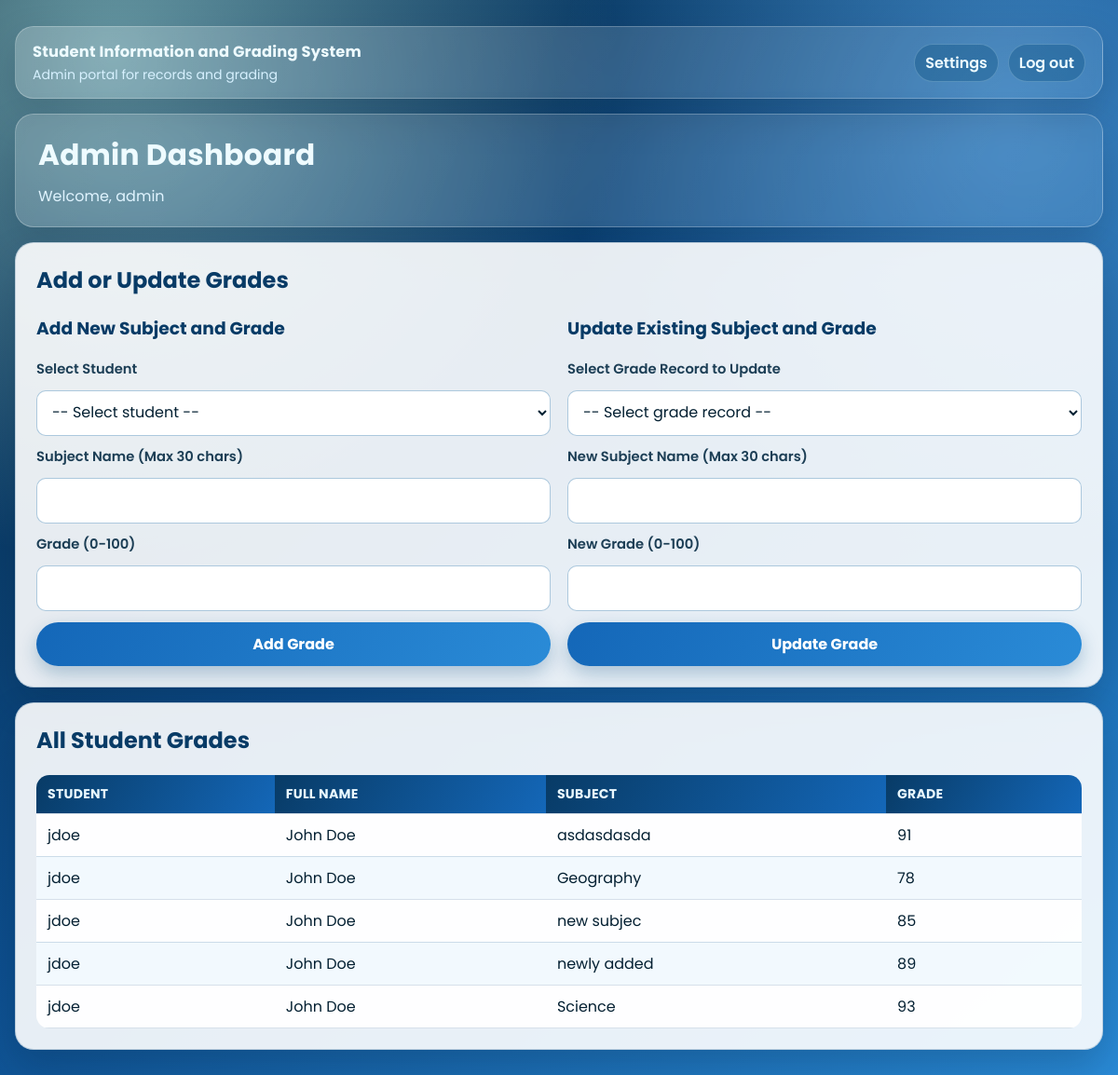
The page /dashboard.php (signed in) on the database as committed earlier.
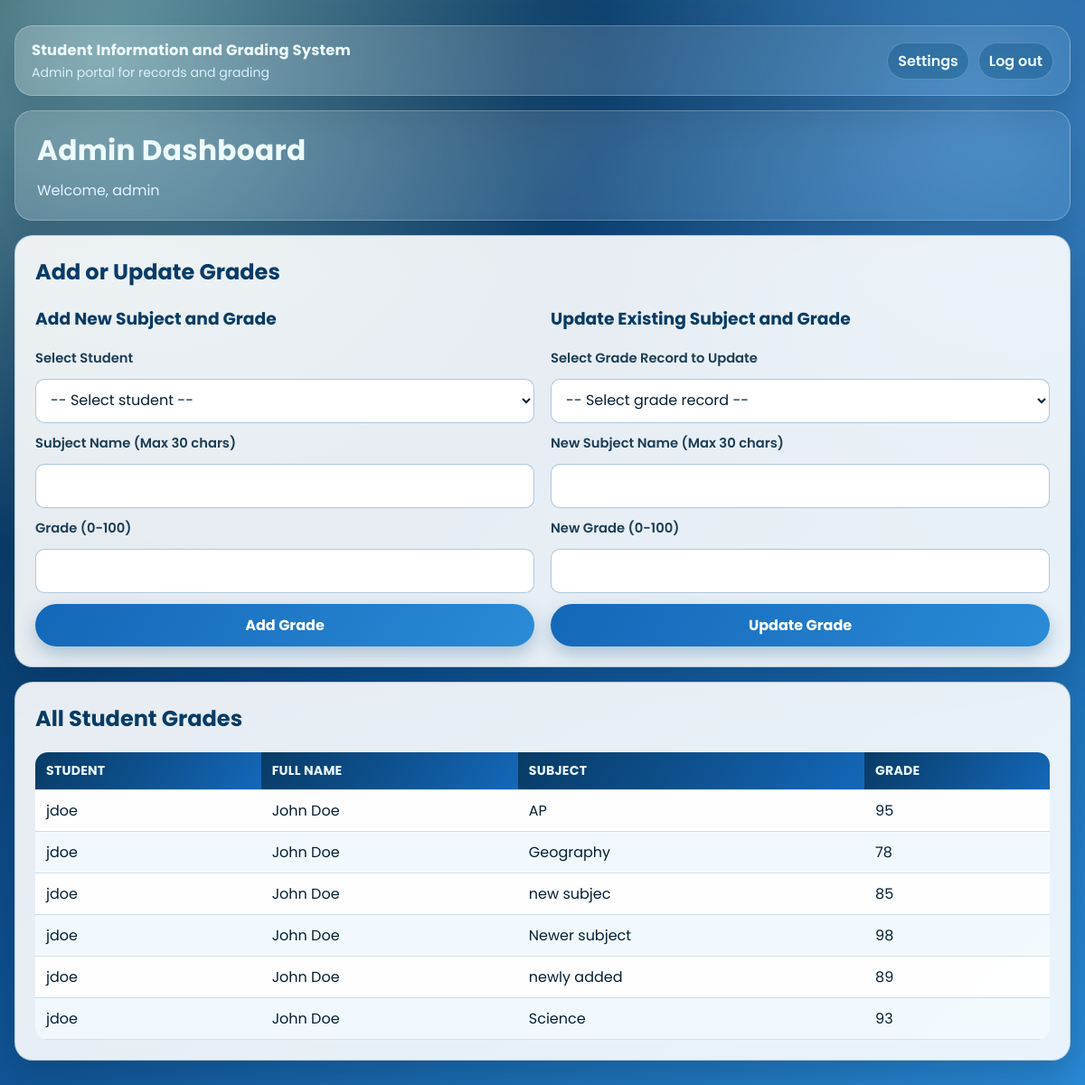
The same page on the database as committed later.
### tables this page shows
CREATE TABLE `grades` (
  `id` int(11) NOT NULL,
  `student_id` int(11) NOT NULL,
  `subject` varchar(30) NOT NULL,
  `grade_value` int(11) NOT NULL CHECK (`grade_value` between 0 and 100),
  PRIMARY KEY (`id`),
  KEY `student_id` (`student_id`),
  CONSTRAINT `grades_ibfk_1` FOREIGN KEY (`student_id`) REFERENCES `users` (`id`) ON DELETE CASCADE
);

CREATE TABLE `users` (
  `id` int(11) NOT NULL AUTO_INCREMENT,
  `username` varchar(50) NOT NULL,
  `password` varchar(255) NOT NULL,
  `full_name` varchar(120) NOT NULL,
  `role` varchar(20) NOT NULL CHECK (`role` in ('Student','Admin')),
  PRIMARY KEY (`id`),
  UNIQUE KEY `username` (`username`)
);

### dashboard.php (the view, shortened to what this page needs)
<?php
$pdo = getDb();
$gradesStmt = $pdo->query('SELECT g.id, g.student_id, g.subject, g.grade_value, u.username, u.full_name FROM grades g JOIN users u ON g.student_id = u.id ORDER BY u.username, g.subject');
$grades = $gradesStmt->fetchAll();
?>
<!doctype html>
<html lang="en">
<head>
    <link rel="stylesheet" href="assets/styles.css">
</head>
<body>
    <main class="app-shell">
        <header class="topbar">
            <div>
                <div class="topbar-title">Student Information and Grading System</div>
                <div class="topbar-sub">Admin portal for records and grading</div>
            </div>
            <nav class="topbar-links">
                <a href="admin_settings.php">Settings</a>
                <a href="logout.php">Log out</a>
            </nav>
        </header>
        <section class="content-stack">
                <section class="hero">
                    <h1>Admin Dashboard</h1>
                    <p>Welcome, <?php echo htmlspecialchars((string)$_SESSION['user'], ENT_QUOTES, 'UTF-8'); ?></p>
                </section>
                <section class="card">
                    <h2>Add or Update Grades</h2>
                    <div class="grid">
                        <div>
                            <h3>Add New Subject and Grade</h3>
                            <form action="add_grade.php" method="POST">
                                <label for="add_student_id">Select Student</label>
                                <select id="add_student_id" name="student_id" required>
                                    <option value="">-- Select student --</option>
                                </select>
                                <label for="add_subject">Subject Name (Max 30 chars)</label>
                                <input id="add_subject" type="text" name="subject" maxlength="30" pattern="[A-Za-z0-9 ]+" required>
                                <label for="add_grade_value">Grade (0-100)</label>
                                <input id="add_grade_value" type="number" name="grade_value" min="0" max="100" required>
                                <input type="submit" value="Add Grade">
                            </form>
                        </div>
                        <div>
                            <h3>Update Existing Subject and Grade</h3>
                            <form action="update_grade.php" method="POST">
                                <label for="update_grade_id">Select Grade Record to Update</label>
                                <select id="update_grade_id" name="grade_id" required>
                                    <option value="">-- Select grade record --</option>
                                </select>
                                <label for="update_subject">New Subject Name (Max 30 chars)</label>
                                <input id="update_subject" type="text" name="subject" maxlength="30" pattern="[A-Za-z0-9 ]+" required>
                                <label for="update_grade_value">New Grade (0-100)</label>
                                <input id="update_grade_value" type="number" name="grade_value" min="0" max="100" required>
                                <input type="submit" value="Update Grade">
                            </form>
                        </div>
                    </div>
                </section>
                <section class="card">
                    <h2>All Student Grades</h2>
                    <?php if (empty($grades)): ?>
                        <p>No grades recorded.</p>
                    <?php else: ?>
                        <table>
                            <thead>
                                <tr>
                                    <th>Student</th>
                                    <th>Full Name</th>
                                    <th>Subject</th>
                                    <th>Grade</th>
                                </tr>
                            </thead>
                            <tbody>
                                <?php foreach ($grades as $g): ?>
                                    <tr>
                                        <td><?php echo htmlspecialchars((string)$g['username'], ENT_QUOTES, 'UTF-8'); ?></td>
                                        <td><?php echo htmlspecialchars((string)$g['full_name'], ENT_QUOTES, 'UTF-8'); ?></td>
                                        <td><?php echo htmlspecialchars((string)$g['subject'], ENT_QUOTES, 'UTF-8'); ?></td>
                                        <td><?php echo (int)$g['grade_value']; ?></td>
                                    </tr>
                                <?php endforeach; ?>
                            </tbody>
                        </table>
                    <?php endif; ?>
                </section>
        </section>
    </main>
</body>
</html>

Rows that differ between the two databases and show on the page:
changed grades (number 1 of 6 on the later page): subject "asdasdasda" → "AP"; grade_value "91" → "95"
added grades: student.username "jdoe", student.full_name "John Doe", subject "Newer subject", grade_value "98"
